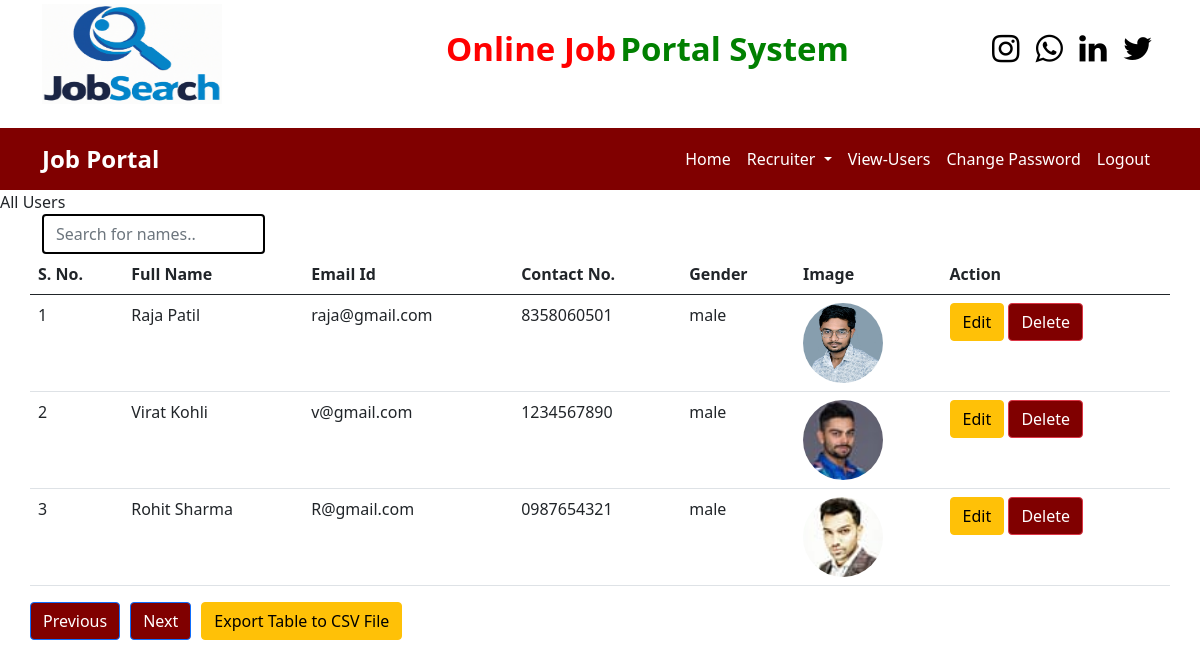
Before: /view_users/ (signed in) with the older database file.
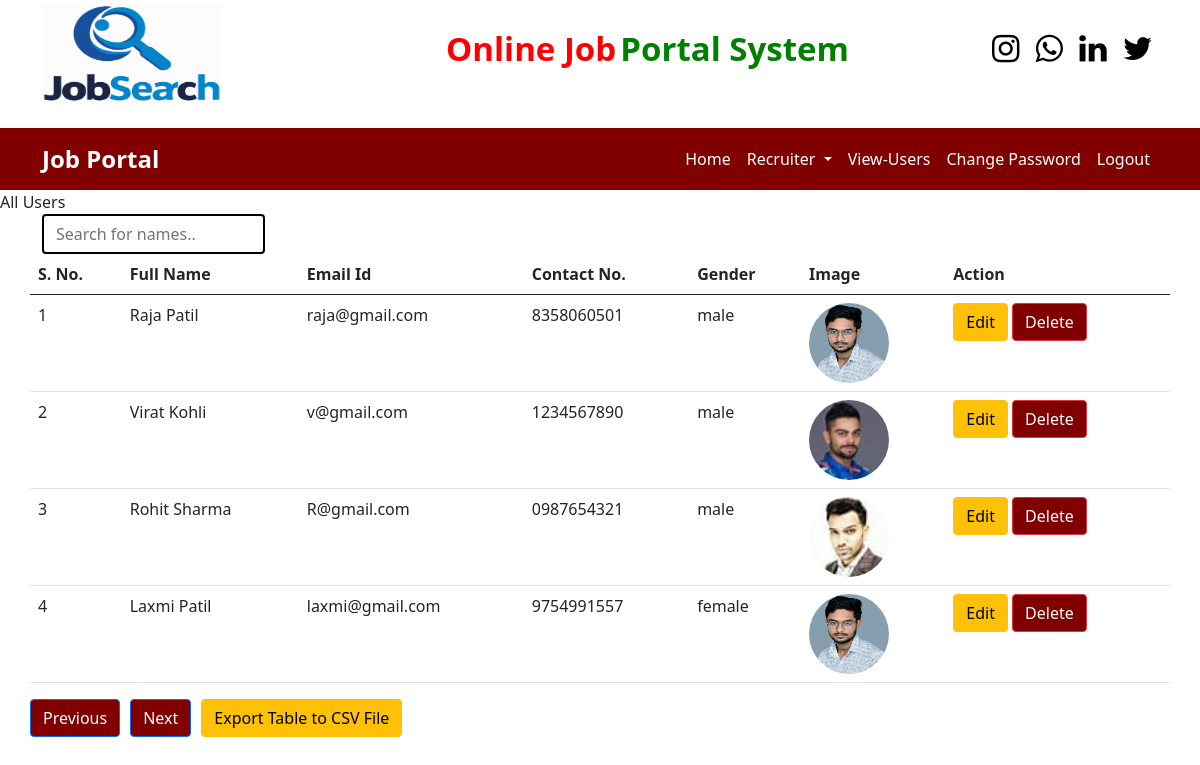
After: the same page with the newer database file.
### job/models.py (models this page shows, shortened)
class StudentUser(models.Model):
    user =  models.ForeignKey(User, on_delete=models.CASCADE)
    mobile = models.CharField(max_length=15, null=True)
    image = models.FileField(null=True)
    gender = models.CharField(max_length=15, null=True)
    type = models.CharField(max_length=15, null=True)

### job/views.py (the view)
# urls.py: path('view_users/', view_users, name="view_users"),
def view_users(request):
    if not request.user.is_authenticated:
        return redirect('admin_login')
    data = StudentUser.objects.all()
    d = {'data':data}
    return render(request, 'view_users.html', d)

### job/templates/view_users.html (shortened to what this page needs)
{% load static %}
{% block body %}
{% include 'admin_navigation.html' %}
<marquee style="font-weight: 500;">All Users</marquee>
  <div class="container">
    <input type="text" id="myInput" onkeyup="myFunction()" placeholder="Search for names.." title="Type in a name" class="form-control" style="width: 20%; border: 2px solid black;">
  </div>
<table id="myTable" class="table table-hover container">
    <thead>
        <tr class="header">
            <th>S. No.</th>
            <th>Full Name</th>
            <th>Email Id</th>
            <th>Contact No.</th>
            <th>Gender</th>
            <th>Image</th>
            <th>Action</th>
        </tr>
    </thead>
    <tbody>
        {% for i in data %}
            <tr>
                <td>{{forloop.counter}}</td>
                <td>{{i.user.first_name}} {{i.user.last_name}}</td>
                <td>{{i.user.username}}</td>
                <td>{{i.mobile}}</td>
                <td>{{i.gender}}</td>
                <td><img src="{{i.image.url}}" style="width:80px; height: 80px; border-radius: 100px;"></td>
                <td>
                    <a href="#" class="btn btn-warning">Edit</a>
                    <a href="{% url 'delete_user' i.user.id %}" class="btn btn-danger" onclick="return confirm('Are You Sure?')" style="background-color: maroon;">Delete</a>
                </td>
            </tr>
        {% endfor %}
    </tbody>
</table>
<div class="pagination container">
    <button onclick="previousPage()" class="btn btn-primary" style="background-color: maroon;">Previous</button>
    <button onclick="nextPage()" class="btn btn-primary" style="margin-left: 10px; margin-right: 10px; background-color: maroon;">Next</button>
    <button onclick="exportTable()" class="btn btn-warning">Export Table to CSV File</button>
  </div>
{% endblock body %}

Changed rows visible on the page:
added StudentUser: user.first_name "Laxmi", user.last_name "Patil", user.username "laxmi@gmail.com", mobile "9754991557", gender "female", image (picture)
